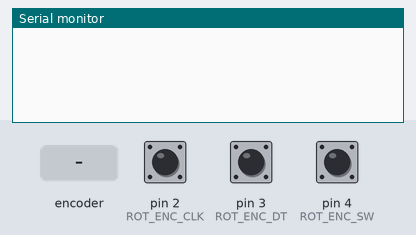
Bench run of a sketch on a simulated Arduino Uno, built with avr-gcc and run on an emulated ATmega328P. Shown: the last lines printed to the serial monitor. The inputs (shaded band) are chosen by the test bench; at power-on: pin 4 (ROT_ENC_SW) HIGH, pin 2 (ROT_ENC_CLK) HIGH, pin 3 (ROT_ENC_DT) HIGH.

Above: at 1.2 s.
1.3 s: rotary encoder on pin 2 (ROT_ENC_CLK) / pin 3 (ROT_ENC_DT) turned 1 step (first pin leading)
At 2.4 s:
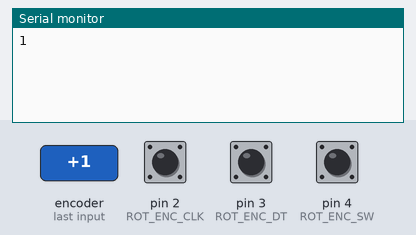
3.0 s: pin 4 (ROT_ENC_SW) pulled LOW for 0.15 s
At 4.2 s:
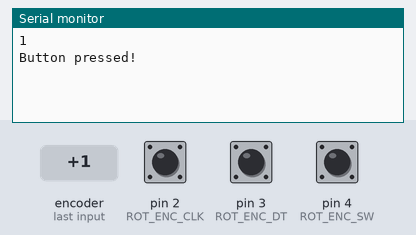
4.6 s: rotary encoder on pin 2 (ROT_ENC_CLK) / pin 3 (ROT_ENC_DT) turned 1 step (first pin leading)
At 6.2 s:
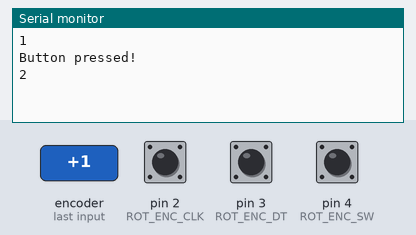

The sketch:

Test_Communication.ino
```cpp
//--------------------------------Rotary Encoder-------------------------------//
// Rotary Encoder Inputs
#define ROT_ENC_CLK 2
#define ROT_ENC_DT 3
#define ROT_ENC_SW 4

int counter = 0;
int currentStateCLK;
int lastStateCLK;
unsigned long lastButtonPress = 0;
//----------------------------------------------------------------------------//

void setup() {

  // Set encoder pins as inputs
  pinMode(ROT_ENC_CLK, INPUT);
  pinMode(ROT_ENC_DT, INPUT);
  pinMode(ROT_ENC_SW, INPUT_PULLUP);

  // Setup Serial Monitor
  Serial.begin(9600);

  // Read the initial state of CLK
  lastStateCLK = digitalRead(ROT_ENC_CLK);
}

void loop() {
  encoderReader();
  buttonDetection();
  delay(1);
}


void buttonDetection() {
  // Read the button state
  int btnState = digitalRead(ROT_ENC_SW);

  //If we detect LOW signal, button is pressed
  if (btnState == LOW) {
    //if 50ms have passed since last LOW pulse, it means that the
    //button has been pressed, released and pressed again
    if (millis() - lastButtonPress > 50) {
      Serial.println("Button pressed!");
    }
    // Remember last button press event
    lastButtonPress = millis();
  }
}


void encoderReader() {
  // Read the current state of CLK
  currentStateCLK = digitalRead(ROT_ENC_CLK);

  // If last and current state of CLK are different, then pulse occurred
  // React to only 1 state change to avoid double count
  if (currentStateCLK != lastStateCLK  && currentStateCLK == 1) {

    // If the DT state is different than the CLK state then
    // the encoder is rotating CCW so decrement
    if (digitalRead(ROT_ENC_DT) != currentStateCLK) {
      counter ++;
    } else { // Encoder is rotating CW so increment
      counter --;
    }
    Serial.println(counter);
  }
  // Remember last CLK state
  lastStateCLK = currentStateCLK;
}
```

Measured:
- after the input at 1.3 s, the serial monitor: prints a new line after 0.05 s (image 1)
- after the input at 3.0 s, the serial monitor: prints a new line at once (image 2)
- after the input at 4.6 s, the serial monitor: prints a new line after 0.05 s (image 3)
